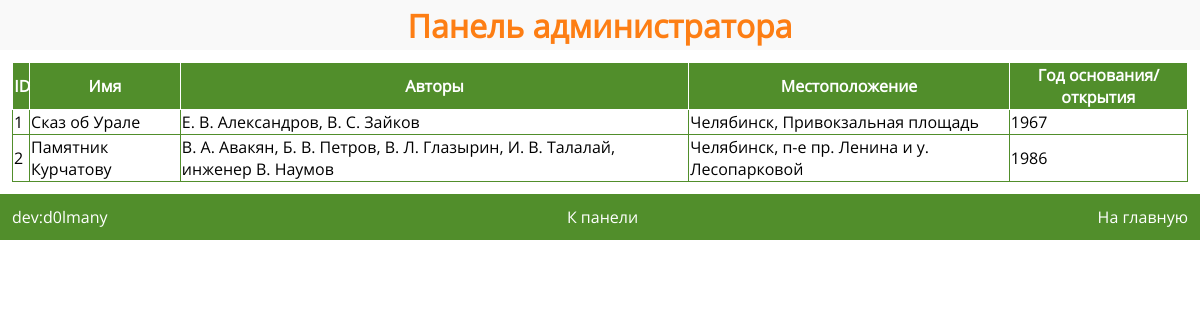
Page /Заря/table.php on the earlier database version.
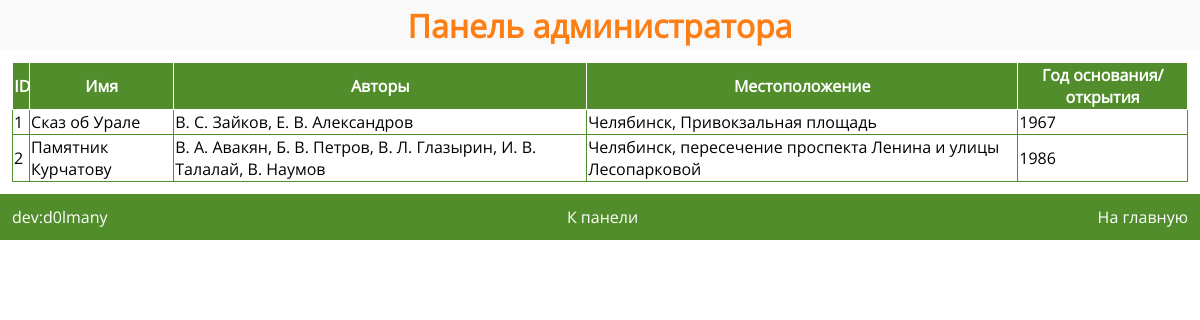
Same page on the later database version.
### tables this page shows
CREATE TABLE `objects` (
  `id` int NOT NULL,
  `name` varchar(255) NOT NULL,
  `authors` varchar(255) NOT NULL,
  `city` varchar(255) NOT NULL,
  `yof` int NOT NULL,
  `map` varchar(255) NOT NULL,
  `info` mediumtext NOT NULL,
  `facts` text NOT NULL,
  `srcs` text NOT NULL,
  `path` varchar(255) NOT NULL
);

### Заря/table.php (the view, shortened to what this page needs)
<!DOCTYPE html>
<html lang="ru">
<head>
    <link rel="stylesheet" href="assets/css/style.css">
    <link rel="stylesheet" href="assets/css/adm.css">
</head>
<body>
    <header>
        <h1 style="color:var(--orange);margin:0">Панель администратора</h1>
    </header>
    <main>
        <table>
            <thead>
                <tr>
                    <th>ID</th>
                    <th>Имя</th>
                    <th>Авторы</th>
                    <th>Местоположение</th>
                    <th>Год основания/открытия</th>
                </tr>
            </thead>
            <tbody>
                <?php
                include "connect.php";
                $stmt = $pdo->query("SELECT * FROM objects")->fetchAll(PDO::FETCH_NUM);
                foreach ($stmt as $row) {
                    echo "<tr><td>{$row[0]}</td><td>{$row[1]}</td><td>{$row[2]}</td><td>{$row[3]}</td><td>{$row[4]}</td></tr>";
                }
                ?>
            </tbody>
        </table>
    </main>
    <footer><a href="https://d0lmany.netlify.app">dev:d0lmany</a><a href="adm.php">К панели</a><a href="index.html">На главную</a></footer>
</body>

### Заря/assets/css/style.css (style rules this page uses)
:root { --green: #518E2B; --orange: #FD7E14; --green-tp: #518e2b9b; }
* { box-sizing: border-box; }
body { margin: 0; }

### Заря/assets/css/adm.css (style rules this page uses)
header { justify-content: center; position: static; }
main { display: flex; justify-content: center; }
table,td { border-collapse: collapse; border: solid 1px var(--green); }
th { color: white; background-color: var(--green); padding: .1%; border:solid 1px white; }
table { margin:1% }

### Заря/assets/css/semantic.css (style rules this page uses)
header { display: flex; padding: 0 3%; justify-content: space-between; align-items: center; height: 50px; position: fixed; width: 100%; background: #f9f9f9; }
footer { background-color: var(--green); color: white; display: flex; justify-content: space-between; padding: 1%; }
footer a { text-decoration: none; color:white }

Differences in the rows shown:
changed objects "Сказ об Урале": authors "Е. В. Александров, В. С. Зайков" → "В. С. Зайков, Е. В. Александров"
changed objects "Памятник Курчатову": authors "В. А. Авакян, Б. В. Петров, В. Л. Глазырин, И. В. Талалай, инженер В. Наумов" → "В. А. Авакян, Б. В. Петров, В. Л. Глазырин, И. В. Талалай, В. Наумов"; city "Челябинск, п-е пр. Ленина и у. Лесопарковой" → "Челябинск, пересечение проспекта Ленина и улицы Лесопарковой"
